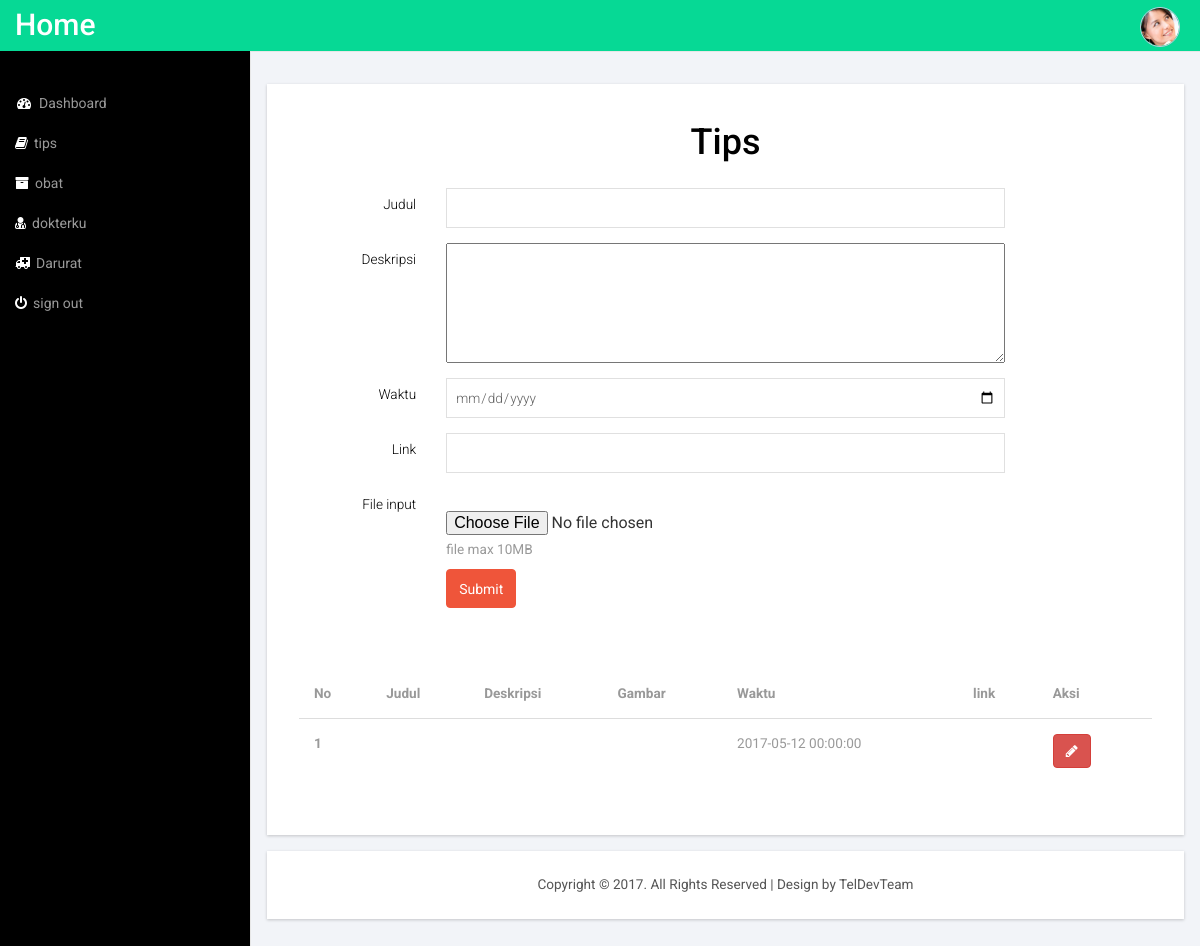
Page /index.php/user/tips_user on the earlier database version.
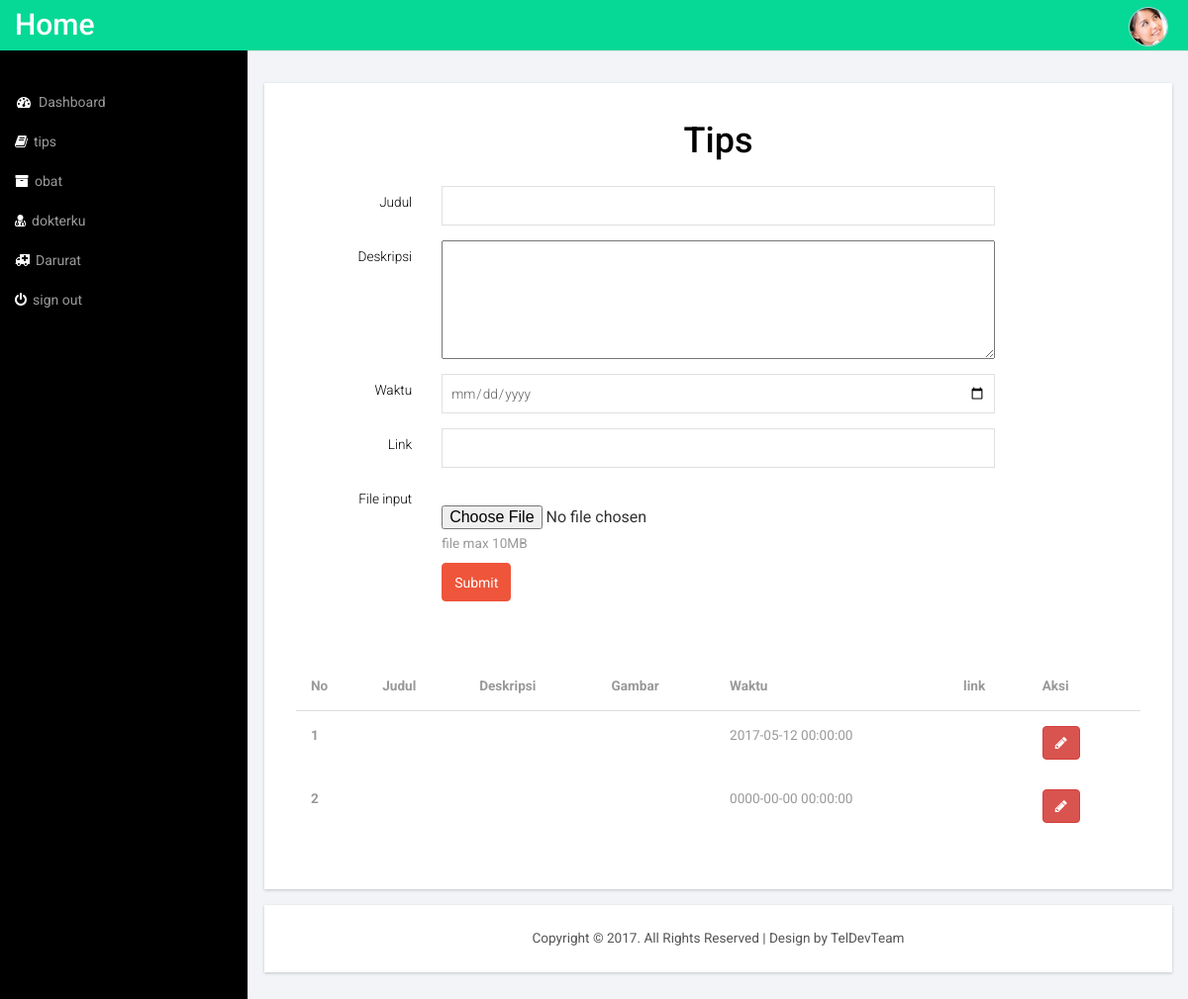
Same page on the later database version.
### tables this page shows
CREATE TABLE `tips` (
  `id_tips` int(5) NOT NULL,
  `judul` varchar(50) NOT NULL,
  `deskripsi` varchar(60) NOT NULL,
  `gambar` varchar(50) NOT NULL,
  `waktu` datetime NOT NULL,
  `link` varchar(50) NOT NULL
);

### application/controllers/User.php (called while the page is built, shortened)
<?php
class User extends CI_Controller{
	function __construct(){
		$this->load->model('doktermodel');
		$this->load->model('daruratmodel');
		$this->load->model('obatmodel');
		$this->load->model('tipsmodel');
		$this->load->helper('url');
	}
	function tips_user(){
		$data['tips'] = $this->tipsmodel->tampil_data()->result();
		$this->load->view('header_user.php');
		$this->load->view('tips_user.php' ,$data);
		$this->load->view('footer_user.php');
	}
}
?>

### index.php (called while the page is built, shortened)
<?php
require_once BASEPATH.'core/CodeIgniter.php';

### application/models/tipsmodel.php (called while the page is built, shortened)
<?php
class tipsmodel extends CI_Model{
	function tampil_data(){
return $this->db->get('tips');
}
}
?>

### application/views/tips_user.php (the view, shortened to what this page needs)
<div id="page-wrapper">
        <div class="graphs">
     <div class="content_bottom">
     <div class="col-md-12 span_3">
          <div class="bs-example1" data-example-id="contextual-table">
             <form class="form-horizontal" action="<?php echo base_url(). 'User/tambah_aksitips'; ?>" method="post">
              <div class="form-group">
                  <label for="focusedinput" class="col-sm-12 control-label"><center><h1>Tips</h1></center></label>
                </div>
                <div class="form-group">
                  <label for="focusedinput" class="col-sm-2 control-label">Judul</label>
                  <div class="col-sm-8">
                    <input type="text" class="form-control1" name="judul">
                  </div>
                </div>
                <div class="form-group">
                  <label for="focusedinput" class="col-sm-2 control-label">Deskripsi</label>
                  <div class="col-sm-8">
                     <textarea name="deskripsi" class="col-sm-12" cols="40" rows="5"></textarea>
                  </div>
                </div>
                <div class="form-group">
                  <label for="focusedinput" class="col-sm-2 control-label">Waktu</label>
                  <div class="col-sm-8">
                    <input type="date" class="form-control1" name="waktu">
                  </div>
                </div>
                <div class="form-group">
                  <label for="focusedinput" class="col-sm-2 control-label">Link</label>
                  <div class="col-sm-8">
                   <input type="text" class="form-control1" name="link">
                  </div>
                </div>
                <div class="form-group">
                      <label for="exampleInputFile" class="col-sm-2 control-label">File input</label><br/>
                        <div class="col-sm-8">
                          <input type="file" name="gambar">
                      <p class="help-block">file max 10MB</p>
      </div>
      <form>
      <div style="text-align: left;">
      <div class="col-sm-8 col-sm-offset-2">
        <button class="btn-success btn" value="tambahtips">Submit</button>
      </div>
   </div>
    </form></div>
              </form>
              <br/>
              <br/>
              <table class="table">
              <thead>
                <tr>
                  <th>No</th>
                  <th>Judul</th>
                  <th>Deskripsi</th>
                  <th>Gambar</th>
                  <th>Waktu</th>
                  <th>link</th>
                  <th>Aksi</th>
                </tr>
              </thead>
              <tbody>
                <?php
                $no = 1;
                foreach ($tips as $u) {
                  ?>
                <tr>
                  <th scope="row"><?php echo $no++ ?></th>
                  <td><?php echo $u->judul ?></td>
                  <td><?php echo $u->deskripsi ?></td>
                  <td><?php echo $u->gambar ?></td>
                  <td><?php echo $u->waktu ?></td>
                  <td><?php echo $u->link ?></td>
                  <td><?php echo anchor('User/edit_tips/'.$u->id_tips,'<button type="button" class="btn btn-danger"><i class="fa fa-pencil"></i></button>'); ?>
  &nbsp;</td>
                </tr>
                <?php } ?>
              </tbody>
            </table>
           </div>
       </div>
        </div>

Differences in the rows shown:
added tips: waktu "0000-00-00 00:00:00"
